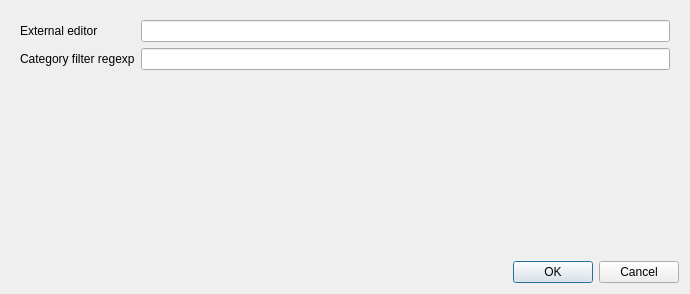
<?xml version="1.0" encoding="UTF-8"?>
<ui version="4.0">
 <class>SettingsDialog</class>
 <widget class="QDialog" name="SettingsDialog">
  <property name="geometry">
   <rect>
    <x>0</x>
    <y>0</y>
    <width>690</width>
    <height>294</height>
   </rect>
  </property>
  <property name="windowTitle">
   <string>Dialog</string>
  </property>
  <layout class="QVBoxLayout" name="verticalLayout">
   <item>
    <widget class="QWidget" name="widget" native="true">
     <layout class="QFormLayout" name="formLayout">
      <item row="0" column="0">
       <widget class="QLabel" name="label">
        <property name="toolTip">
         <string>An executable or script that will open the file where a warning occurred.</string>
        </property>
        <property name="whatsThis">
         <string>&lt;html&gt;&lt;head/&gt;&lt;body&gt;&lt;p&gt;Allows you to automatically invoke an editor when right clicking on a warning.&lt;/p&gt;&lt;p&gt;&lt;br/&gt;&lt;/p&gt;&lt;p&gt;Your script or executable will receive, as first argument a string with the format:&lt;/p&gt;&lt;p&gt;&amp;lt;filename&amp;gt;:line:col&lt;/p&gt;&lt;p&gt;&lt;br/&gt;&lt;/p&gt;&lt;p&gt;For example:&lt;/p&gt;&lt;p&gt;foo.cpp:50:2&lt;/p&gt;&lt;p&gt;&lt;br/&gt;&lt;/p&gt;&lt;/body&gt;&lt;/html&gt;</string>
        </property>
        <property name="text">
         <string>External editor</string>
        </property>
       </widget>
      </item>
      <item row="0" column="1">
       <widget class="QLineEdit" name="externalEditor"/>
      </item>
      <item row="1" column="1">
       <widget class="QLineEdit" name="regexp"/>
      </item>
      <item row="1" column="0">
       <widget class="QLabel" name="label_2">
        <property name="toolTip">
         <string>Allows to only show warning who's name matches this regexp. For example: clazy-.*</string>
        </property>
        <property name="whatsThis">
         <string>&lt;html&gt;&lt;head/&gt;&lt;body&gt;&lt;p&gt;Allows to only show warning who's name matches this regexp.&lt;/p&gt;&lt;p&gt;&lt;br/&gt;&lt;/p&gt;&lt;p&gt;For example: clazy-.*&lt;/p&gt;&lt;/body&gt;&lt;/html&gt;</string>
        </property>
        <property name="text">
         <string>Category filter regexp</string>
        </property>
       </widget>
      </item>
     </layout>
    </widget>
   </item>
   <item>
    <widget class="QDialogButtonBox" name="buttonBox">
     <property name="orientation">
      <enum>Qt::Horizontal</enum>
     </property>
     <property name="standardButtons">
      <set>QDialogButtonBox::Cancel|QDialogButtonBox::Ok</set>
     </property>
    </widget>
   </item>
  </layout>
 </widget>
 <resources/>
 <connections>
  <connection>
   <sender>buttonBox</sender>
   <signal>accepted()</signal>
   <receiver>SettingsDialog</receiver>
   <slot>accept()</slot>
   <hints>
    <hint type="sourcelabel">
     <x>248</x>
     <y>254</y>
    </hint>
    <hint type="destinationlabel">
     <x>157</x>
     <y>274</y>
    </hint>
   </hints>
  </connection>
  <connection>
   <sender>buttonBox</sender>
   <signal>rejected()</signal>
   <receiver>SettingsDialog</receiver>
   <slot>reject()</slot>
   <hints>
    <hint type="sourcelabel">
     <x>316</x>
     <y>260</y>
    </hint>
    <hint type="destinationlabel">
     <x>286</x>
     <y>274</y>
    </hint>
   </hints>
  </connection>
 </connections>
</ui>
